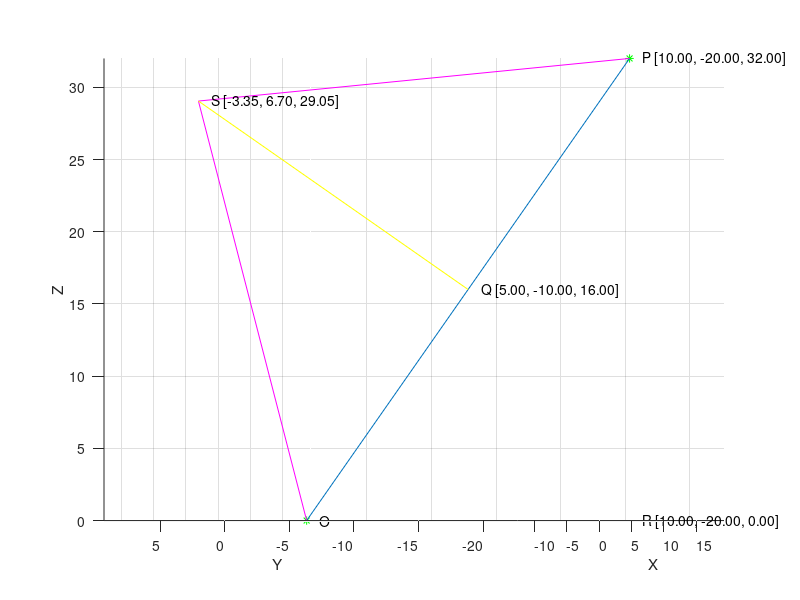

The MATLAB source for this figure: (Note: this script raises an error after producing the figure.)
clear
clc
close all
global ORxmag
global ln
global P

P = [10,-20,32];
plot3([0 P(1)], [0 P(2)], [0 P(3)],'g*')
axis equal
grid on
hold on
xlabel('X')
ylabel('Y')
zlabel('Z')
text(0, -1, 0,'O');
str = sprintf('P [%2.2f, %2.2f, %2.2f]', P); 
text(P(1), P(2)-1, P(3),str);
ln = 30;
Q = P/2;
str = sprintf('Q [%2.2f, %2.2f, %2.2f]', Q); 
text(Q(1),Q(2)-1,Q(3), str);
mOQ = sqrt(P(1).^2 + P(2).^2 + P(3).^2)/2
QP = P - Q
alpha = atan2(P(2), P(1)) * 180/pi
R = [P(1), P(2), 0];
plot3( [R(1) 0 P(1)],[R(2) 0 P(2)],[R(3) 0 P(3)]) 
str = sprintf('R [%2.2f, %2.2f, %2.2f]', R); 
text(R(1), R(2)-1, R(3),str);
Pmag = sqrt(P(1)^2 + P(2)^2 + P(3)^2)
Pnorm = P ./ Pmag
Rmag = sqrt(R(1)^2 + R(2)^2 + R(3)^2);
Rnorm = R ./ Rmag
norm = cross(Pnorm, Rnorm);
norm = cross(norm, Q) * -1
Qmag = Pmag/2
QSmag = sqrt(ln^2 - Qmag^2)
norm_mag = sqrt(norm(1)^2 + norm(2)^2 + norm(3)^2);
norm = norm / norm_mag
S = Q + norm*QSmag
plot3([0 S(1) P(1)], [0 S(2) P(2)], [0 S(3) P(3)],'m')
str = sprintf('S [%2.2f, %2.2f, %2.2f]', S); 
text(S(1), S(2)-1, S(3),str);
Smag = sqrt(S(1)^2 + S(2)^2 + S(3)^2)
view(alpha, 0)
SP = S - P
SPmag = sqrt(SP(1)^2 + SP(2)^2 + SP(3)^2)
plot3([S(1) Q(1)],[S(2) Q(2)],[S(3) Q(3)], 'y') 
ORxmag = sqrt(P(1)^2 + P(2)^2)
OSxmag = sqrt(S(1)^2 + S(2)^2)
RSxmag = ORxmag - OSxmag;
beta = atan2(S(3), -OSxmag)*180/pi
gamma = atan2(P(3)-S(3), ORxmag + OSxmag)*180/pi
[f_of_beta, g] = f(beta)
ba = linspace(0, 360);
figure
plot(ba, f(ba))
grid on
title('f(beta) vs beta')
xlabel('beta')
ylabel('f(beta)')



function [fn gamma] = f(bet)
global ORxmag
global ln
global P
% create the solution for the equation
%               
%   1. horizontal: ln cos b + ln cos g = ORxmag 
%     ORxmagf = ln.*(cosd(bet)+cosd(gam))
%   2. vertical:   ln sin b + ln sin g = P(3)
%     P3f = ln .* (sind(bet) + sind(gam))
%   3. algebra:    cos g^2 + sin g^2 = 1
% from 1:   cos g = ORxmag/ln - cos b
% from 2:   sin g = P(3)/ln - sin b
% so in3:   (ORxmag/ln - cos b)^2 + (P(3)/ln - sin b)^2 - 1 = 0;
% mult by ln^2:
%            (ORxmag - ln cos b)^2 + (P(3) - ln sin b)^2 - ln^2 = 0;
% simplify:
%              ORxmag^2 - 2 ln ORxmag cos b + ln^2 cos b^2 
%   + P(3)^2 - 2 ln P(3) sin b + ln^2 sin b^2 - ln^2 = 0;
% using 3 again:
%   ORxmag^2 + P(3)^2 - 2 ln(ORxmag cos b + P(3) sin b) = 0
    cb = cosd(bet);
    sb = sind(bet);
    fn = ORxmag.^2 + P(3).^2 - 2.*ln.*(ORxmag.*cb + P(3).*sb)
    % tan g = sin G / cos G
    % g = atan2(sin g, cos g) * 180 / pi
    %   = atan2(P(3)/ln - sind(bet), RSxmag/ln - cos b)*180/pi;
    gamma = atan2(P(3)./ln - sind(bet), ORxmag./ln - cosd(bet))*180/pi
end
